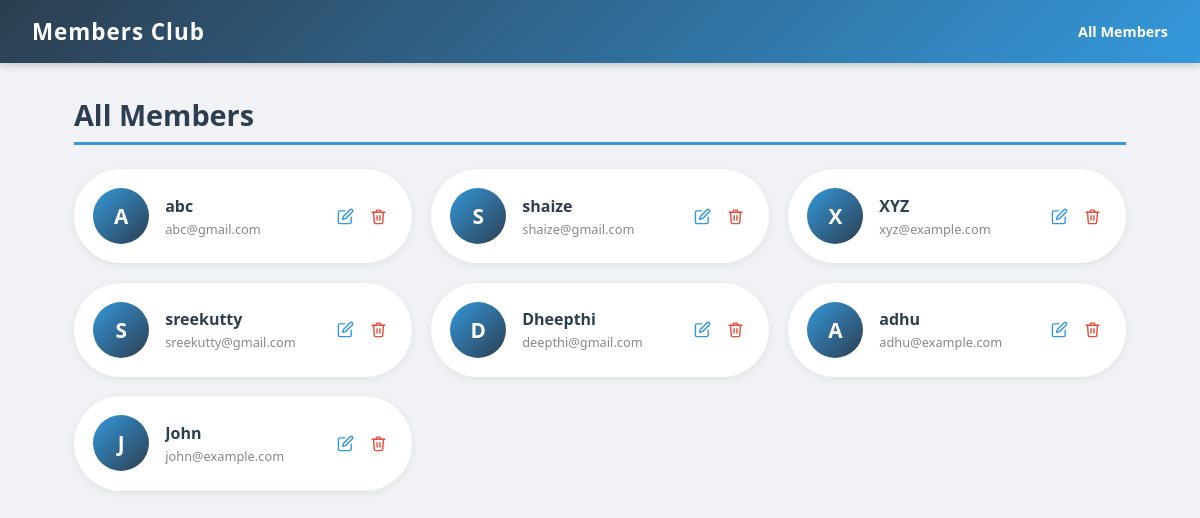
The page /members/ on the database its author committed.
### members/models.py (models this page shows, shortened)
class Member(models.Model):
    name = models.CharField(max_length=100)
    age = models.PositiveIntegerField(null=True, blank=True)
    email = models.EmailField(unique=True)
    address = models.TextField(blank=True)
    contact_number = models.CharField(max_length=20, blank=True, validators=[validate_contact_number])
    is_active = models.BooleanField(default=True)
    social_media_url = models.URLField(blank=True)
    profile_image = models.ImageField(upload_to='profile_images/', null=True, blank=True)
    created_at = models.DateTimeField(auto_now_add=True)
    class Meta:
        ordering = ['-created_at']

### members/views.py (the view)
# urls.py: path('', include('members.urls')),
def members(request):
    all_members = Member.objects.all()
    return render(request, 'members.html', {'mymembers': all_members})

### members/templates/members.html (shortened to what this page needs)
{% extends 'master.html' %}
{% block content %}
  <div class="container">
    <h2 class="page-title">All Members</h2>
    {% if mymembers %}
      <div class="members-grid">
        {% for member in mymembers %}
          <div class="member-card">
            {% if member.profile_image %}
              <img src="{{ member.profile_image.url }}" alt="{{ member.name }}" class="member-avatar" />
            {% else %}
              <div class="member-avatar-placeholder" data-name="{{ member.name }}">{{ member.name|first|upper }}</div>
            {% endif %}
            <div class="member-info">
              <div class="member-name">
                <a href="{% url 'member_detail_view' member.id %}">{{ member.name }}</a>
              </div>
              <div class="member-email">{{ member.email }}</div>
            </div>
            <div class="card-actions">
              <a href="{% url 'member_update' member.id %}" class="btn-icon edit" title="Edit member">
                <svg width="17" height="17" viewBox="0 0 24 24" fill="none" stroke="currentColor" stroke-width="2" stroke-linecap="round" stroke-linejoin="round">
                  <path d="M11 4H4a2 2 0 0 0-2 2v14a2 2 0 0 0 2 2h14a2 2 0 0 0 2-2v-7" />
                  <path d="M18.5 2.5a2.121 2.121 0 0 1 3 3L12 15l-4 1 1-4 9.5-9.5z" />
                </svg>
              </a>
              <form method="post" action="{% url 'member_delete' member.id %}" style="display:inline" onsubmit="return confirmDelete('{{ member.name }}')">
                <button type="submit" class="btn-icon delete" title="Delete member">
                </button>
              </form>
            </div>
          </div>
        {% endfor %}
      </div>
    {% endif %}
  </div>
{% endblock %}

### members/templates/master.html (shortened to what this page needs)
{% load static %}
<!DOCTYPE html>
<html lang="en">
<head>
    Step 1: {% load static %} at the very top of any template that needs static files.
  <link rel="stylesheet" href="{% static 'members/css/style.css' %}">
</head>
<body>
<nav class="navbar">
  <h1>Members Club</h1>
  <a href="{% url 'members' %}">All Members</a>
</nav>
{% block content %}{% endblock %}
</body>
</html>

### members/static/members/css/style.css (style rules this page uses)
* { margin: 0; padding: 0; box-sizing: border-box; }
body { font-family: 'Segoe UI', Tahoma, Geneva, Verdana, sans-serif; background: #f0f2f5; color: #333; min-height: 100vh; }
.navbar { background: linear-gradient(135deg, #2c3e50, #3498db); color: white; padding: 1rem 2rem; display: flex; align-items: center; justify-content: space-between; box-shadow: 0 2px 8px rgba(0, 0, 0, 0.2); }
.navbar h1 { font-size: 1.4rem; letter-spacing: 1px; }
.navbar a { color: white; text-decoration: none; font-size: 0.9rem; opacity: 0.85; transition: opacity 0.2s; }
.container { max-width: 1100px; margin: 2rem auto; padding: 0 1.5rem; }
.page-title { font-size: 1.8rem; color: #2c3e50; margin-bottom: 1.5rem; padding-bottom: 0.5rem; border-bottom: 3px solid #3498db; }
.members-grid { display: grid; grid-template-columns: repeat(auto-fill, minmax(280px, 1fr)); gap: 1.2rem; }
.member-card { background: white; border-radius: 50px; padding: 1.2rem 1.2rem 1.2rem 1.2rem; box-shadow: 0 2px 8px rgba(0, 0, 0, 0.07); display: flex; align-items: center; gap: 1rem; transition: transform 0.2s, box-shadow 0.2s; position: relative; }
.member-avatar-placeholder { width: 56px; height: 56px; border-radius: 50%; background: linear-gradient(135deg, #3498db, #2c3e50); display: flex; align-items: center; justify-content: center; color: white; font-size: 1.3rem; font-weight: 700; flex-shrink: 0; user-select: none; }
.member-info { flex: 1; min-width: 0; }
.member-name a { font-size: 1rem; font-weight: 600; color: #2c3e50; text-decoration: none; transition: color 0.2s; white-space: nowrap; overflow: hidden; text-overflow: ellipsis; display: block; }
.member-email { color: #888; font-size: 0.8rem; margin-top: 3px; white-space: nowrap; overflow: hidden; text-overflow: ellipsis; }
.card-actions { display: flex; gap: 4px; flex-shrink: 0; }
.btn-icon { border: none; background: none; cursor: pointer; padding: 6px; border-radius: 6px; transition: background 0.2s; text-decoration: none; display: inline-flex; align-items: center; justify-content: center; line-height: 1; }
.btn-icon.edit { color: #3498db; }
.btn-icon.delete { color: #e74c3c; }

### rows shown on the page
Member: name|first "A", name "abc", email "abc@gmail.com"
Member: name|first "S", name "shaize", email "shaize@gmail.com"
Member: name|first "X", name "XYZ", email "xyz@example.com"
Member: name|first "S", name "sreekutty", email "sreekutty@gmail.com"
Member: name|first "D", name "Dheepthi", email "deepthi@gmail.com"
Member: name|first "A", name "adhu", email "adhu@example.com"
Member: name|first "J", name "John", email "john@example.com"
